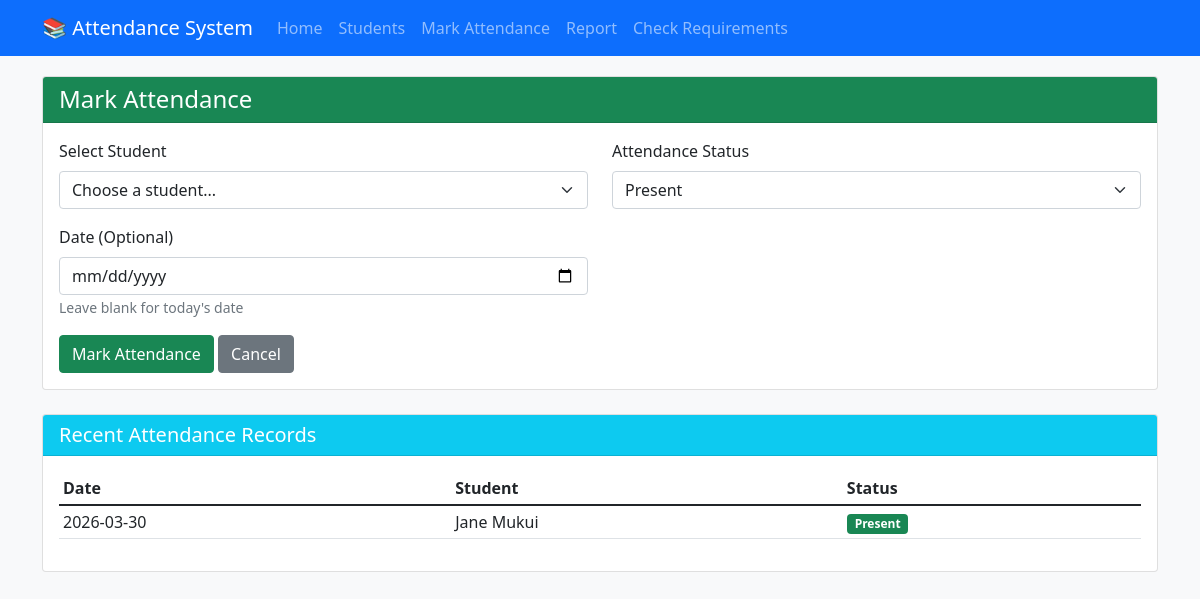
Before: /mark_attendance with the older database file.
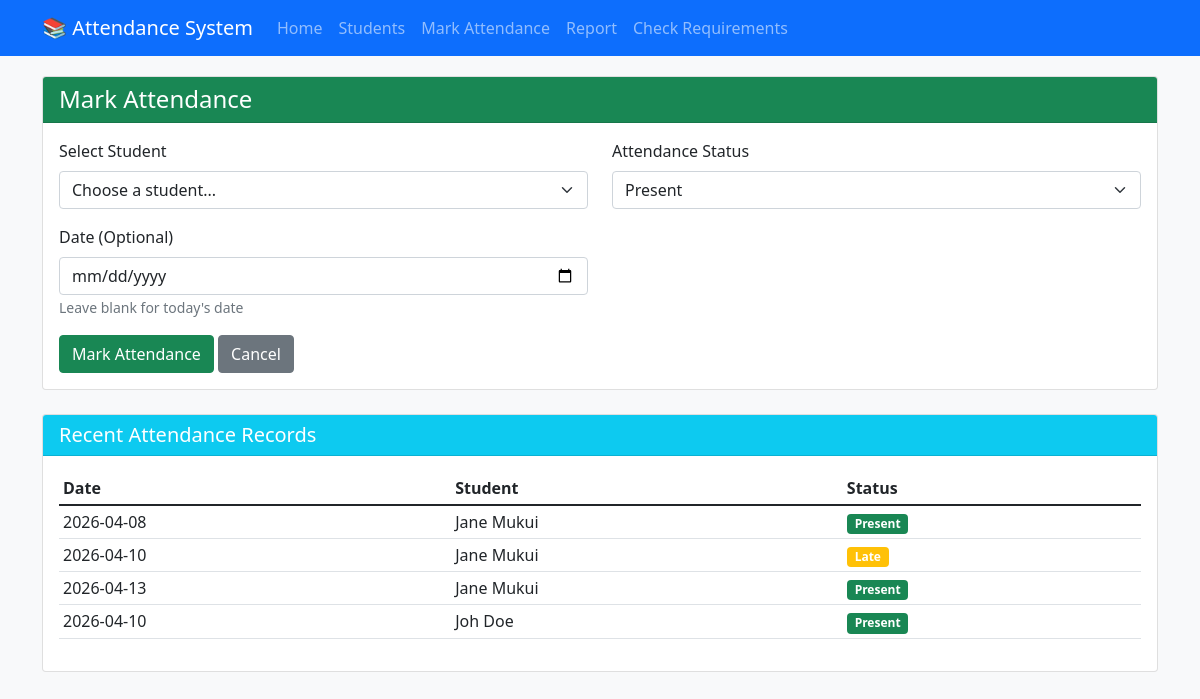
After: the same page with the newer database file.
### models.py (models this page shows, shortened)
class Attendance(db.Model):
    __tablename__ = 'attendance'
    id = db.Column(db.Integer, primary_key=True)
    student_id = db.Column(db.Integer, db.ForeignKey('students.id'), nullable=False)
    date = db.Column(db.Date, nullable=False)
    status = db.Column(db.String(20), nullable=False)  # 'Present', 'Absent', 'Late'
    created_at = db.Column(db.DateTime, default=datetime.utcnow)
    __table_args__ = (db.UniqueConstraint('student_id', 'date', name='unique_attendance'),)

class Student(db.Model):
    __tablename__ = 'students'
    id = db.Column(db.Integer, primary_key=True)
    name = db.Column(db.String(100), nullable=False)
    roll_number = db.Column(db.String(50), unique=True, nullable=False)
    created_at = db.Column(db.DateTime, default=datetime.utcnow)
    attendance_records = db.relationship('Attendance', backref='student', lazy=True, cascade='all, delete-orphan')

### app.py (the view, shortened to what this page needs)
@app.route('/mark_attendance', methods=['GET', 'POST'])
def mark_attendance():
    students = Student.query.all()
    return render_template('mark_attendance.html', students=students)

### templates/mark_attendance.html (shortened to what this page needs)
{% extends "base.html" %}
{% block content %}
<div class="card">
    <div class="card-header bg-success text-white">
        <h4 class="mb-0">Mark Attendance</h4>
    </div>
    <div class="card-body">
        <form method="POST">
            <div class="row">
                <div class="col-md-6 mb-3">
                    <label for="student_id" class="form-label">Select Student</label>
                    <select class="form-select" id="student_id" name="student_id" required>
                        <option value="">Choose a student...</option>
                    </select>
                </div>
                <div class="col-md-6 mb-3">
                    <label for="status" class="form-label">Attendance Status</label>
                    <select class="form-select" id="status" name="status" required>
                        <option value="Present">Present</option>
                    </select>
                </div>
                <div class="col-md-6 mb-3">
                    <label for="date" class="form-label">Date (Optional)</label>
                    <input type="date" class="form-control" id="date" name="date">
                    <small class="text-muted">Leave blank for today's date</small>
                </div>
                <div class="col-md-12">
                    <button type="submit" class="btn btn-success">Mark Attendance</button>
                    <a href="/" class="btn btn-secondary">Cancel</a>
                </div>
            </div>
        </form>
    </div>
</div>
{% if students %}
<div class="card mt-4">
    <div class="card-header bg-info text-white">
        <h5 class="mb-0">Recent Attendance Records</h5>
    </div>
    <div class="card-body">
        <div class="table-responsive">
            <table class="table table-sm">
                <thead>
                    <tr>
                        <th>Date</th>
                        <th>Student</th>
                        <th>Status</th>
                    </tr>
                </thead>
                <tbody>
                    {% for student in students %}
                        {% set records = student.attendance_records[-3:] %}
                        {% for record in records %}
                        <tr>
                            <td>{{ record.date }}</td>
                            <td>{{ student.name }}</td>
                            <td>
                                <span class="badge {% if record.status == 'Present' %}bg-success{% elif record.status == 'Absent' %}bg-danger{% else %}bg-warning{% endif %}">
                                    {{ record.status }}
                                </span>
                            </td>
                        </tr>
                        {% endfor %}
                    {% endfor %}
                </tbody>
            </table>
        </div>
    </div>
</div>
{% endif %}
{% endblock %}

### templates/base.html (shortened to what this page needs)
<!DOCTYPE html>
<html lang="en">
<head>
    <link href="https://cdn.jsdelivr.net/npm/bootstrap@5.1.3/dist/css/bootstrap.min.css" rel="stylesheet">
</head>
<body>
    <nav class="navbar navbar-expand-lg navbar-dark bg-primary">
        <div class="container">
            <a class="navbar-brand" href="/">📚 Attendance System</a>
            <div class="collapse navbar-collapse" id="navbarNav">
                <ul class="navbar-nav">
                    <li class="nav-item">
                        <a class="nav-link" href="/">Home</a>
                    </li>
                    <li class="nav-item">
                        <a class="nav-link" href="/students">Students</a>
                    </li>
                    <li class="nav-item">
                        <a class="nav-link" href="/mark_attendance">Mark Attendance</a>
                    </li>
                    <li class="nav-item">
                        <a class="nav-link" href="/attendance_report">Report</a>
                    </li>
                    <li class="nav-item">
                        <a class="nav-link" href="/check_attendance">Check Requirements</a>
                    </li>
                </ul>
            </div>
        </div>
    </nav>
    <div class="container">
        {% block content %}{% endblock %}
    </div>
</body>
</html>

### templates/base.html (style rules this page uses)
body { background-color: #f8f9fa; }
.navbar { margin-bottom: 20px; }

Changed rows visible on the page:
computed for Student "Jane Mukui": loses Attendance (date "2026-03-30", {{ student.name }} "Jane Mukui", status "Present")
added Attendance: date "2026-04-08", {{ student.name }} "Jane Mukui", status "Present", shown under Student "Jane Mukui"
added Attendance: date "2026-04-10", {{ student.name }} "Jane Mukui", status "Late", shown under Student "Jane Mukui"
added Attendance: date "2026-04-13", {{ student.name }} "Jane Mukui", status "Present", shown under Student "Jane Mukui"
added Student: name "Joh Doe"
added Attendance: date "2026-04-10", status "Present"
